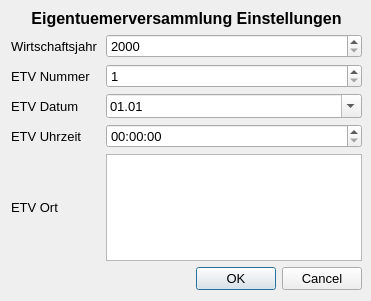
<?xml version="1.0" encoding="UTF-8"?>
<ui version="4.0">
 <class>AgendaSettings</class>
 <widget class="QDialog" name="AgendaSettings">
  <property name="geometry">
   <rect>
    <x>0</x>
    <y>0</y>
    <width>371</width>
    <height>301</height>
   </rect>
  </property>
  <property name="windowTitle">
   <string>Dialog</string>
  </property>
  <widget class="QWidget" name="gridLayoutWidget">
   <property name="geometry">
    <rect>
     <x>11</x>
     <y>9</y>
     <width>351</width>
     <height>281</height>
    </rect>
   </property>
   <layout class="QGridLayout" name="gridLayout">
    <item row="6" column="0" colspan="2">
     <widget class="QDialogButtonBox" name="buttonBox">
      <property name="sizePolicy">
       <sizepolicy hsizetype="MinimumExpanding" vsizetype="Fixed">
        <horstretch>0</horstretch>
        <verstretch>0</verstretch>
       </sizepolicy>
      </property>
      <property name="font">
       <font>
        <pointsize>10</pointsize>
       </font>
      </property>
      <property name="orientation">
       <enum>Qt::Horizontal</enum>
      </property>
      <property name="standardButtons">
       <set>QDialogButtonBox::Cancel|QDialogButtonBox::Ok</set>
      </property>
     </widget>
    </item>
    <item row="4" column="0">
     <widget class="QLabel" name="label_5">
      <property name="sizePolicy">
       <sizepolicy hsizetype="MinimumExpanding" vsizetype="Preferred">
        <horstretch>0</horstretch>
        <verstretch>0</verstretch>
       </sizepolicy>
      </property>
      <property name="font">
       <font>
        <pointsize>10</pointsize>
       </font>
      </property>
      <property name="text">
       <string>ETV Uhrzeit</string>
      </property>
     </widget>
    </item>
    <item row="5" column="1">
     <widget class="QTextEdit" name="etvLoc"/>
    </item>
    <item row="0" column="0" colspan="2">
     <widget class="QLabel" name="label">
      <property name="sizePolicy">
       <sizepolicy hsizetype="MinimumExpanding" vsizetype="Preferred">
        <horstretch>0</horstretch>
        <verstretch>0</verstretch>
       </sizepolicy>
      </property>
      <property name="font">
       <font>
        <pointsize>12</pointsize>
        <weight>75</weight>
        <bold>true</bold>
       </font>
      </property>
      <property name="text">
       <string>Eigentuemerversammlung Einstellungen</string>
      </property>
      <property name="alignment">
       <set>Qt::AlignCenter</set>
      </property>
     </widget>
    </item>
    <item row="1" column="1">
     <widget class="QSpinBox" name="year">
      <property name="font">
       <font>
        <pointsize>10</pointsize>
       </font>
      </property>
      <property name="minimum">
       <number>2000</number>
      </property>
      <property name="maximum">
       <number>2500</number>
      </property>
     </widget>
    </item>
    <item row="2" column="1">
     <widget class="QSpinBox" name="etvNum">
      <property name="font">
       <font>
        <pointsize>10</pointsize>
       </font>
      </property>
      <property name="minimum">
       <number>1</number>
      </property>
     </widget>
    </item>
    <item row="3" column="1">
     <widget class="QDateEdit" name="etvDate">
      <property name="font">
       <font>
        <pointsize>10</pointsize>
       </font>
      </property>
      <property name="displayFormat">
       <string>dd.MM</string>
      </property>
      <property name="calendarPopup">
       <bool>true</bool>
      </property>
     </widget>
    </item>
    <item row="5" column="0">
     <widget class="QLabel" name="label_6">
      <property name="sizePolicy">
       <sizepolicy hsizetype="MinimumExpanding" vsizetype="Preferred">
        <horstretch>0</horstretch>
        <verstretch>0</verstretch>
       </sizepolicy>
      </property>
      <property name="font">
       <font>
        <pointsize>10</pointsize>
       </font>
      </property>
      <property name="text">
       <string>ETV Ort</string>
      </property>
     </widget>
    </item>
    <item row="2" column="0">
     <widget class="QLabel" name="label_3">
      <property name="sizePolicy">
       <sizepolicy hsizetype="MinimumExpanding" vsizetype="Preferred">
        <horstretch>0</horstretch>
        <verstretch>0</verstretch>
       </sizepolicy>
      </property>
      <property name="font">
       <font>
        <pointsize>10</pointsize>
       </font>
      </property>
      <property name="text">
       <string>ETV Nummer</string>
      </property>
     </widget>
    </item>
    <item row="1" column="0">
     <widget class="QLabel" name="label_2">
      <property name="sizePolicy">
       <sizepolicy hsizetype="MinimumExpanding" vsizetype="Preferred">
        <horstretch>0</horstretch>
        <verstretch>0</verstretch>
       </sizepolicy>
      </property>
      <property name="font">
       <font>
        <pointsize>10</pointsize>
       </font>
      </property>
      <property name="text">
       <string>Wirtschaftsjahr</string>
      </property>
     </widget>
    </item>
    <item row="4" column="1">
     <widget class="QTimeEdit" name="etvTime">
      <property name="font">
       <font>
        <pointsize>10</pointsize>
       </font>
      </property>
     </widget>
    </item>
    <item row="3" column="0">
     <widget class="QLabel" name="label_4">
      <property name="sizePolicy">
       <sizepolicy hsizetype="MinimumExpanding" vsizetype="Preferred">
        <horstretch>0</horstretch>
        <verstretch>0</verstretch>
       </sizepolicy>
      </property>
      <property name="font">
       <font>
        <pointsize>10</pointsize>
       </font>
      </property>
      <property name="text">
       <string>ETV Datum</string>
      </property>
     </widget>
    </item>
   </layout>
  </widget>
 </widget>
 <resources/>
 <connections>
  <connection>
   <sender>buttonBox</sender>
   <signal>accepted()</signal>
   <receiver>AgendaSettings</receiver>
   <slot>accept()</slot>
   <hints>
    <hint type="sourcelabel">
     <x>248</x>
     <y>254</y>
    </hint>
    <hint type="destinationlabel">
     <x>157</x>
     <y>274</y>
    </hint>
   </hints>
  </connection>
  <connection>
   <sender>buttonBox</sender>
   <signal>rejected()</signal>
   <receiver>AgendaSettings</receiver>
   <slot>reject()</slot>
   <hints>
    <hint type="sourcelabel">
     <x>316</x>
     <y>260</y>
    </hint>
    <hint type="destinationlabel">
     <x>286</x>
     <y>274</y>
    </hint>
   </hints>
  </connection>
 </connections>
</ui>
